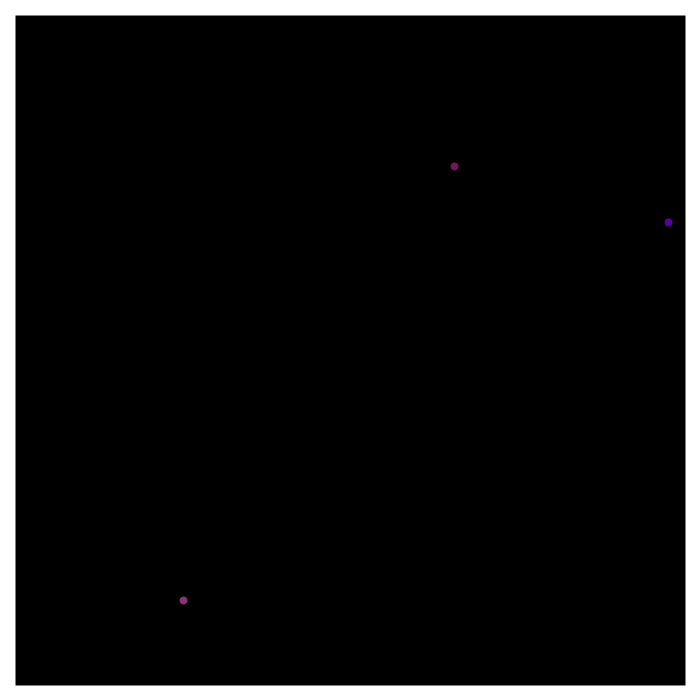
Frame 1 (no input)
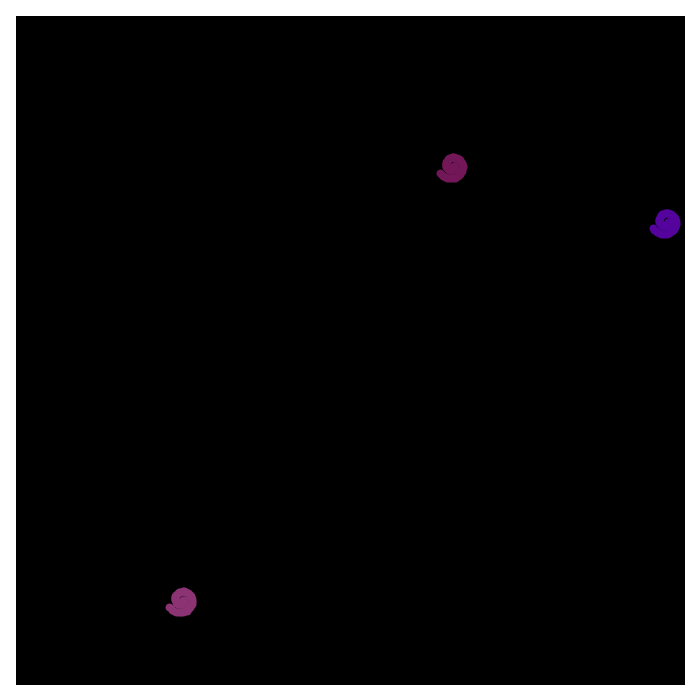
Frame 60 (the mouse pressed at the canvas centre just before this capture)
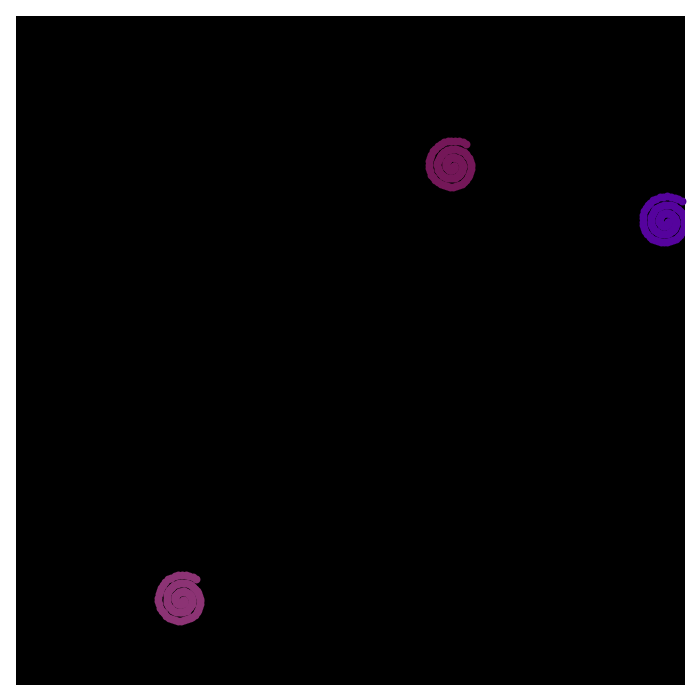
Frame 120 (the mouse held since frame 60 and released just before this capture)

The Processing sketch that drew these frames (run headless with seeded random() and noise(); from frame 60 on, the mouse is pressed at the canvas centre):

// Processing sketch: processing_133044
// ── processing_133044.pde

//Original program for drawing randomly placed and shaped spirals
//Written by Heidi Peterson
 
float angle = 0.0;
float scalar = 2;
//float scalar = random(2, 10); Can further randomize shape of spiral
//float speed = 0.2; Can further randomize shape of spiral
float speed = random(0.05, 0.01);
float x1 = random(0,700);
float x2 = random(0,700);
float x3 = random(0,700);
float y1 = random(0,700);
float y2 = random(0,700);
float y3 = random(0,700);
float d1 = dist(x1, y1, x2, y2);
float d2 = dist(x2, y2, x3, y3);
float d3 = dist(x3, y3, x1, y1);
float red1 = random(0, 255);
float red2 = random(0, 255);
float red3 = random(0, 255);
float green1 = random(0, 255);
float green2 = random(0, 255);
float green3 = random(0, 255);
float blue1 = random(0, 255);
float blue2 = random(0, 255);
float blue3 = random(0, 255);
 
void setup()
{
  size(700, 700);
  background(0);
  smooth();
}
 
void draw()
{
  stroke(255);
  strokeWeight(30);
  noFill();
  rect(0, 0, 700, 700);
   
  float r = scalar += speed;
  if(r < d1/2 || r < d2/2 || r < d3/2)
  {
  drawSpiral (x1, y1, red1, green1, blue1);
  drawSpiral (x2, y2, red2, green2, blue2);
  drawSpiral (x3, y3, red3, green3, blue3);
  }
  else
  {
    background(0);
    setRandoms();
  }
  println("r" + r);
  println("scalar" + scalar);
  println("angle" + angle);
  println("speed" + speed);
}
 
void keyPressed()
{
    if (looping)  noLoop();
    else          loop();
}
 
void drawSpiral(float offsetx, float offsety, float red, float green, float blue)
{
  float x = offsetx + cos(angle) * scalar;
  float y = offsety + sin(angle) * scalar;
  //Next two lines make spirals randomly colored - comment out if using laser cutter because the laser cutter only recognized black and white
  stroke(red, green, blue);
  strokeWeight(2);
//Next two lines make spirals white - uncommenet if using laser cutter
//  stroke(255);
//  fill(255);
fill(red, green, blue);
  ellipse(x, y, 6, 6);
  angle += speed;
  scalar += speed;
}
 
void setRandoms()
{
  angle = 0.0;
  scalar = 2;
//  speed = 0.2;
 speed = random(0.05, 0.01);
 x1 = random(0,700);
 x2 = random(0,700);
 x3 = random(0,700);
 y1 = random(0,700);
 y2 = random(0,700);
 y3 = random(0,700);
 d1 = dist(x1, y1, x2, y2);
 d2 = dist(x2, y2, x3, y3);
 d3 = dist(x3, y3, x1, y1);
 red1 = random(0, 255);
 red2 = random(0, 255);
 red3 = random(0, 255);
 green1 = random(0, 255);
 green2 = random(0, 255);
 green3 = random(0, 255);
 blue1 = random(0, 255);
 blue2 = random(0, 255);
 blue3 = random(0, 255);
}
